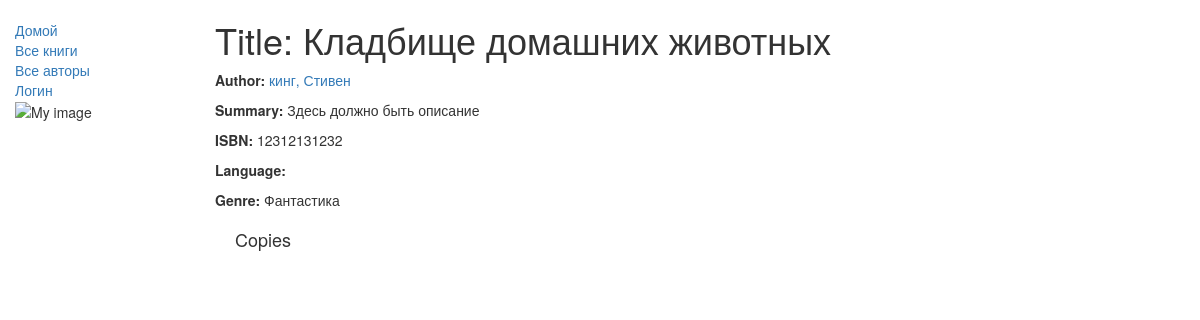
/catalog/book/2, run on the app's committed database.
### catalog/models.py (models this page shows, shortened)
class Book(models.Model):
    title = models.CharField(max_length=200)
    author = models.ForeignKey('Author', on_delete=models.SET_NULL, null=True)
    summary = models.TextField(max_length=1000, help_text="Enter a brief description of the book")
    isbn = models.CharField('ISBN', max_length=13,
                            help_text='13 Character <a href= "https://www.isbn-international.org/content/what-isbn"> ISBN number</a>')
    genre = models.ManyToManyField(Genre, help_text="Select a genre for this book")
    def display_genre(self):
        return ', '.join([genre.name for genre in self.genre.all()[:3]])
    display_genre.short_description = 'Genre'

class Author(models.Model):
    first_name = models.CharField(max_length=100)
    last_name = models.CharField(max_length=100)
    date_of_birth = models.DateField(null=True, blank=True)
    date_of_death = models.DateField('Died', null=True, blank=True)
    def __str__(self):
        return '{0}, {1}'.format(self.last_name, self.first_name)

class Genre(models.Model):
    name = models.CharField(max_length=200, help_text="Enter a bookgenre (e.g. Science Fiction, French Poetry etc.)")
    def __str__(self):
        return self.name

### catalog/views.py (the view, shortened to what this page needs)
# urls.py: path('book/<int:pk>', views.BookDetailView.as_view(), name='book-detail'),
class BookDetailView(generic.DetailView):
    model = Book

### catalog/templates/catalog/book_detail.html (shortened to what this page needs)
{% extends "base_generic.html" %}
{% block content %}
  <h1>Title: {{ book.title }}</h1>
  <p><strong>Author:</strong> <a href="">{{ book.author }}</a></p>
  <p><strong>Summary:</strong> {{ book.summary }}</p>
  <p><strong>ISBN:</strong> {{ book.isbn }}</p>
  <p><strong>Language:</strong> {{ book.language }}</p>
  <p><strong>Genre:</strong> {% for genre in book.genre.all %} {{ genre }}{% if not forloop.last %}, {% endif %}{% endfor %}</p>
  <div style="margin-left:20px;margin-top:20px">
    <h4>Copies</h4>
  </div>
{% endblock %}

### data on the page
Book: title "Кладбище домашних животных", author "кинг, Стивен", summary "Здесь должно быть описание", isbn "12312131232"
Genre: name "Фантастика"
